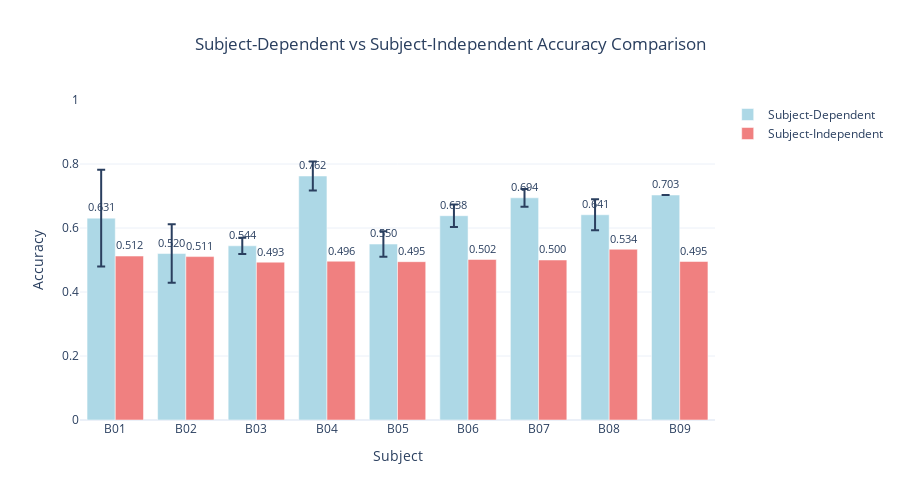

This figure's notebook cell:
### Code cell
# Interactive Plotly Comparison
fig = go.Figure()

# Subject-Dependent
fig.add_trace(go.Bar(
    x=sd_summary['subject'],
    y=sd_summary['acc_mean'],
    error_y=dict(type='data', array=sd_summary['acc_std']),
    name='Subject-Dependent',
    marker_color='lightblue',
    text=[f'{x:.3f}' for x in sd_summary['acc_mean']],
    textposition='outside'
))

# Subject-Independent
fig.add_trace(go.Bar(
    x=si_summary['subject'],
    y=si_summary['acc_mean'],
    name='Subject-Independent',
    marker_color='lightcoral',
    text=[f'{x:.3f}' for x in si_summary['acc_mean']],
    textposition='outside'
))

fig.update_xaxes(title_text="Subject")
fig.update_yaxes(title_text="Accuracy", range=[0, 1])

fig.update_layout(
    title="Subject-Dependent vs Subject-Independent Accuracy Comparison",
    title_x=0.5,
    height=500,
    showlegend=True,
    template='plotly_white'
)

fig.show()

### Figure 1 — Plotly figure (JSON) as saved in the notebook; plotly's stock layout.template omitted (floating-point values rounded to 4 significant figures)
{"data": [{"error_y": {"array": [0.1515, 0.0913, 0.0255, 0.0451, 0.0397, 0.0353, 0.0278, 0.0487, 0.0], "type": "data"}, "marker": {"color": "lightblue"}, "name": "Subject-Dependent", "text": ["0.631", "0.520", "0.544", "0.762", "0.550", "0.638", "0.694", "0.641", "0.703"], "textposition": "outside", "type": "bar", "x": ["B01", "B02", "B03", "B04", "B05", "B06", "B07", "B08", "B09"], "y": [0.6308, 0.5202, 0.5444, 0.7625, 0.5498, 0.6384, 0.6944, 0.6414, 0.7031]}, {"marker": {"color": "lightcoral"}, "name": "Subject-Independent", "text": ["0.512", "0.511", "0.493", "0.496", "0.495", "0.502", "0.500", "0.534", "0.495"], "textposition": "outside", "type": "bar", "x": ["B01", "B02", "B03", "B04", "B05", "B06", "B07", "B08", "B09"], "y": [0.5123, 0.5106, 0.4932, 0.4962, 0.4948, 0.5017, 0.5, 0.5335, 0.4953]}], "layout": {"height": 500, "showlegend": true, "title": {"text": "Subject-Dependent vs Subject-Independent Accuracy Comparison", "x": 0.5}, "xaxis": {"title": {"text": "Subject"}}, "yaxis": {"range": [0, 1], "title": {"text": "Accuracy"}}}}
